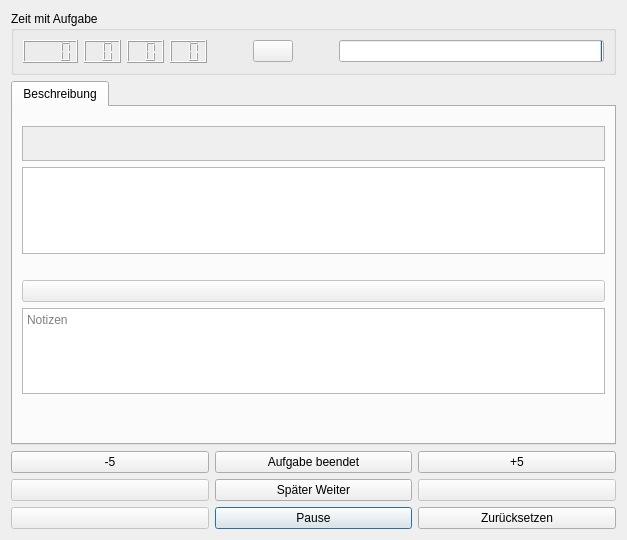
<?xml version="1.0" encoding="UTF-8"?>
<ui version="4.0">
 <class>Dialog</class>
 <widget class="QDialog" name="Dialog">
  <property name="geometry">
   <rect>
    <x>0</x>
    <y>0</y>
    <width>627</width>
    <height>540</height>
   </rect>
  </property>
  <property name="sizePolicy">
   <sizepolicy hsizetype="Fixed" vsizetype="Fixed">
    <horstretch>0</horstretch>
    <verstretch>0</verstretch>
   </sizepolicy>
  </property>
  <property name="windowTitle">
   <string>Läuft..</string>
  </property>
  <layout class="QVBoxLayout" name="verticalLayout">
   <item>
    <widget class="QGroupBox" name="groupBox">
     <property name="sizePolicy">
      <sizepolicy hsizetype="Preferred" vsizetype="Preferred">
       <horstretch>0</horstretch>
       <verstretch>10</verstretch>
      </sizepolicy>
     </property>
     <property name="minimumSize">
      <size>
       <width>0</width>
       <height>50</height>
      </size>
     </property>
     <property name="title">
      <string>Zeit mit Aufgabe</string>
     </property>
     <property name="flat">
      <bool>false</bool>
     </property>
     <layout class="QHBoxLayout" name="horizontalLayout">
      <property name="sizeConstraint">
       <enum>QLayout::SetMaximumSize</enum>
      </property>
      <property name="bottomMargin">
       <number>9</number>
      </property>
      <item>
       <widget class="QLCDNumber" name="LCD_days">
        <property name="font">
         <font>
          <pointsize>120</pointsize>
          <weight>75</weight>
          <bold>true</bold>
         </font>
        </property>
        <property name="digitCount">
         <number>4</number>
        </property>
       </widget>
      </item>
      <item>
       <widget class="QLCDNumber" name="LCD_hours">
        <property name="enabled">
         <bool>true</bool>
        </property>
        <property name="sizePolicy">
         <sizepolicy hsizetype="Minimum" vsizetype="Minimum">
          <horstretch>0</horstretch>
          <verstretch>0</verstretch>
         </sizepolicy>
        </property>
        <property name="font">
         <font>
          <pointsize>120</pointsize>
          <weight>75</weight>
          <bold>true</bold>
         </font>
        </property>
        <property name="digitCount">
         <number>2</number>
        </property>
        <property name="intValue" stdset="0">
         <number>0</number>
        </property>
       </widget>
      </item>
      <item>
       <widget class="QLCDNumber" name="LCD_minutes">
        <property name="font">
         <font>
          <pointsize>120</pointsize>
         </font>
        </property>
        <property name="digitCount">
         <number>2</number>
        </property>
       </widget>
      </item>
      <item>
       <widget class="QLCDNumber" name="LCD_seconds">
        <property name="font">
         <font>
          <pointsize>120</pointsize>
         </font>
        </property>
        <property name="digitCount">
         <number>2</number>
        </property>
       </widget>
      </item>
      <item>
       <spacer name="horizontalSpacer">
        <property name="orientation">
         <enum>Qt::Horizontal</enum>
        </property>
        <property name="sizeType">
         <enum>QSizePolicy::Minimum</enum>
        </property>
        <property name="sizeHint" stdset="0">
         <size>
          <width>40</width>
          <height>20</height>
         </size>
        </property>
       </spacer>
      </item>
      <item>
       <widget class="QPushButton" name="clock_audio">
        <property name="text">
         <string/>
        </property>
        <property name="icon">
         <iconset resource="../icons.qrc">
          <normaloff>:/feather/extra/feathericons/volume-x.svg</normaloff>:/feather/extra/feathericons/volume-x.svg</iconset>
        </property>
        <property name="autoDefault">
         <bool>false</bool>
        </property>
       </widget>
      </item>
      <item>
       <spacer name="horizontalSpacer_2">
        <property name="orientation">
         <enum>Qt::Horizontal</enum>
        </property>
        <property name="sizeType">
         <enum>QSizePolicy::Minimum</enum>
        </property>
        <property name="sizeHint" stdset="0">
         <size>
          <width>40</width>
          <height>20</height>
         </size>
        </property>
       </spacer>
      </item>
      <item>
       <widget class="QProgressBar" name="pomodoro_bar">
        <property name="maximum">
         <number>100</number>
        </property>
        <property name="value">
         <number>0</number>
        </property>
        <property name="textVisible">
         <bool>false</bool>
        </property>
        <property name="invertedAppearance">
         <bool>true</bool>
        </property>
        <property name="textDirection">
         <enum>QProgressBar::TopToBottom</enum>
        </property>
        <property name="format">
         <string/>
        </property>
       </widget>
      </item>
     </layout>
    </widget>
   </item>
   <item>
    <widget class="QTabWidget" name="tabWidget">
     <property name="sizePolicy">
      <sizepolicy hsizetype="Preferred" vsizetype="Preferred">
       <horstretch>0</horstretch>
       <verstretch>0</verstretch>
      </sizepolicy>
     </property>
     <property name="currentIndex">
      <number>0</number>
     </property>
     <widget class="QWidget" name="common">
      <attribute name="title">
       <string>Beschreibung</string>
      </attribute>
      <layout class="QVBoxLayout" name="verticalLayout_2">
       <item>
        <layout class="QHBoxLayout" name="horizontalLayout_2">
         <property name="topMargin">
          <number>10</number>
         </property>
         <item>
          <widget class="QFrame" name="frame">
           <property name="sizeIncrement">
            <size>
             <width>0</width>
             <height>10</height>
            </size>
           </property>
           <property name="baseSize">
            <size>
             <width>0</width>
             <height>10</height>
            </size>
           </property>
           <property name="autoFillBackground">
            <bool>true</bool>
           </property>
           <property name="frameShape">
            <enum>QFrame::StyledPanel</enum>
           </property>
           <property name="frameShadow">
            <enum>QFrame::Raised</enum>
           </property>
           <layout class="QHBoxLayout" name="horizontalLayout_3">
            <property name="leftMargin">
             <number>9</number>
            </property>
            <item>
             <widget class="QLabel" name="task_space">
              <property name="sizePolicy">
               <sizepolicy hsizetype="Preferred" vsizetype="Minimum">
                <horstretch>0</horstretch>
                <verstretch>0</verstretch>
               </sizepolicy>
              </property>
              <property name="font">
               <font>
                <pointsize>10</pointsize>
                <weight>50</weight>
                <italic>true</italic>
                <bold>false</bold>
                <underline>true</underline>
               </font>
              </property>
              <property name="text">
               <string/>
              </property>
              <property name="wordWrap">
               <bool>false</bool>
              </property>
             </widget>
            </item>
           </layout>
          </widget>
         </item>
        </layout>
       </item>
       <item>
        <widget class="QTextEdit" name="desc">
         <property name="sizePolicy">
          <sizepolicy hsizetype="Preferred" vsizetype="MinimumExpanding">
           <horstretch>0</horstretch>
           <verstretch>10</verstretch>
          </sizepolicy>
         </property>
         <property name="lineWidth">
          <number>1</number>
         </property>
         <property name="verticalScrollBarPolicy">
          <enum>Qt::ScrollBarAlwaysOff</enum>
         </property>
         <property name="horizontalScrollBarPolicy">
          <enum>Qt::ScrollBarAlwaysOff</enum>
         </property>
         <property name="sizeAdjustPolicy">
          <enum>QAbstractScrollArea::AdjustToContentsOnFirstShow</enum>
         </property>
         <property name="undoRedoEnabled">
          <bool>false</bool>
         </property>
         <property name="lineWrapMode">
          <enum>QTextEdit::FixedColumnWidth</enum>
         </property>
         <property name="lineWrapColumnOrWidth">
          <number>95</number>
         </property>
         <property name="readOnly">
          <bool>true</bool>
         </property>
        </widget>
       </item>
       <item>
        <spacer name="verticalSpacer_2">
         <property name="orientation">
          <enum>Qt::Vertical</enum>
         </property>
         <property name="sizeType">
          <enum>QSizePolicy::Expanding</enum>
         </property>
         <property name="sizeHint" stdset="0">
          <size>
           <width>20</width>
           <height>20</height>
          </size>
         </property>
        </spacer>
       </item>
       <item>
        <widget class="QPushButton" name="open_resources">
         <property name="enabled">
          <bool>false</bool>
         </property>
         <property name="text">
          <string/>
         </property>
        </widget>
       </item>
       <item>
        <widget class="QTextEdit" name="notes">
         <property name="sizePolicy">
          <sizepolicy hsizetype="Expanding" vsizetype="MinimumExpanding">
           <horstretch>0</horstretch>
           <verstretch>10</verstretch>
          </sizepolicy>
         </property>
         <property name="sizeAdjustPolicy">
          <enum>QAbstractScrollArea::AdjustToContents</enum>
         </property>
         <property name="autoFormatting">
          <set>QTextEdit::AutoAll</set>
         </property>
         <property name="lineWrapMode">
          <enum>QTextEdit::FixedColumnWidth</enum>
         </property>
         <property name="lineWrapColumnOrWidth">
          <number>95</number>
         </property>
         <property name="textInteractionFlags">
          <set>Qt::LinksAccessibleByKeyboard|Qt::LinksAccessibleByMouse|Qt::TextBrowserInteraction|Qt::TextEditable|Qt::TextEditorInteraction|Qt::TextSelectableByKeyboard|Qt::TextSelectableByMouse</set>
         </property>
         <property name="placeholderText">
          <string>Notizen</string>
         </property>
        </widget>
       </item>
       <item>
        <spacer name="verticalSpacer">
         <property name="orientation">
          <enum>Qt::Vertical</enum>
         </property>
         <property name="sizeHint" stdset="0">
          <size>
           <width>20</width>
           <height>40</height>
          </size>
         </property>
        </spacer>
       </item>
      </layout>
     </widget>
    </widget>
   </item>
   <item>
    <layout class="QGridLayout" name="gridLayout">
     <item row="4" column="2">
      <widget class="QPushButton" name="plus5">
       <property name="enabled">
        <bool>true</bool>
       </property>
       <property name="text">
        <string>+5</string>
       </property>
       <property name="shortcut">
        <string>9</string>
       </property>
       <property name="autoDefault">
        <bool>true</bool>
       </property>
      </widget>
     </item>
     <item row="5" column="1">
      <widget class="QPushButton" name="done_for_now">
       <property name="enabled">
        <bool>true</bool>
       </property>
       <property name="text">
        <string>Später Weiter</string>
       </property>
       <property name="shortcut">
        <string>5</string>
       </property>
       <property name="autoDefault">
        <bool>true</bool>
       </property>
      </widget>
     </item>
     <item row="4" column="1">
      <widget class="QPushButton" name="finished">
       <property name="text">
        <string>Aufgabe beendet</string>
       </property>
       <property name="shortcut">
        <string>8</string>
       </property>
       <property name="autoDefault">
        <bool>true</bool>
       </property>
       <property name="default">
        <bool>false</bool>
       </property>
      </widget>
     </item>
     <item row="5" column="2">
      <widget class="QPushButton" name="pushButton_2">
       <property name="enabled">
        <bool>false</bool>
       </property>
       <property name="text">
        <string/>
       </property>
       <property name="shortcut">
        <string>6</string>
       </property>
       <property name="autoDefault">
        <bool>true</bool>
       </property>
       <property name="default">
        <bool>false</bool>
       </property>
      </widget>
     </item>
     <item row="5" column="0">
      <widget class="QPushButton" name="pushButton_3">
       <property name="enabled">
        <bool>false</bool>
       </property>
       <property name="text">
        <string/>
       </property>
       <property name="shortcut">
        <string>4</string>
       </property>
       <property name="autoDefault">
        <bool>true</bool>
       </property>
      </widget>
     </item>
     <item row="7" column="1">
      <widget class="QPushButton" name="pause">
       <property name="text">
        <string>Pause</string>
       </property>
       <property name="shortcut">
        <string>2</string>
       </property>
       <property name="autoDefault">
        <bool>true</bool>
       </property>
       <property name="default">
        <bool>true</bool>
       </property>
      </widget>
     </item>
     <item row="7" column="2">
      <widget class="QPushButton" name="reset">
       <property name="text">
        <string>Zurücksetzen</string>
       </property>
       <property name="shortcut">
        <string>3</string>
       </property>
       <property name="autoDefault">
        <bool>true</bool>
       </property>
       <property name="default">
        <bool>false</bool>
       </property>
      </widget>
     </item>
     <item row="7" column="0">
      <widget class="QPushButton" name="pushButton_5">
       <property name="enabled">
        <bool>false</bool>
       </property>
       <property name="text">
        <string/>
       </property>
       <property name="shortcut">
        <string>1</string>
       </property>
       <property name="autoDefault">
        <bool>true</bool>
       </property>
      </widget>
     </item>
     <item row="4" column="0">
      <widget class="QPushButton" name="minus5">
       <property name="enabled">
        <bool>true</bool>
       </property>
       <property name="text">
        <string>-5</string>
       </property>
       <property name="shortcut">
        <string>7</string>
       </property>
       <property name="autoDefault">
        <bool>true</bool>
       </property>
      </widget>
     </item>
    </layout>
   </item>
  </layout>
 </widget>
 <resources>
  <include location="../icons.qrc"/>
 </resources>
 <connections/>
</ui>
